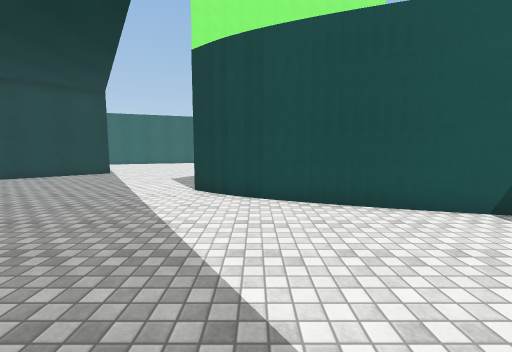
view 1 (above)

12 first-person views from a walk through a scene from a Unity 3-D project. The camera is 1.5 m above the floor, tilts 6° down and sees 90° across. The floor is counted in squares, 1 m on a side. Each view is taken from the middle of a square. On the plan, view 1 faces up. The plan holds only what a view shows up to about 13 squares ahead; the rest is blank. The place goes on beyond the plan. The player character is not drawn. Door leaves are left out, so doorways stand open. Surface patterns are stand-ins for the level's own textures.

view 2
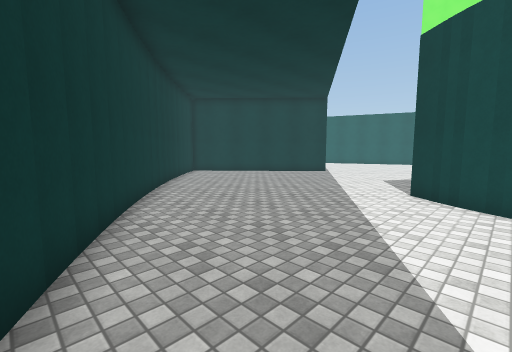

view 3
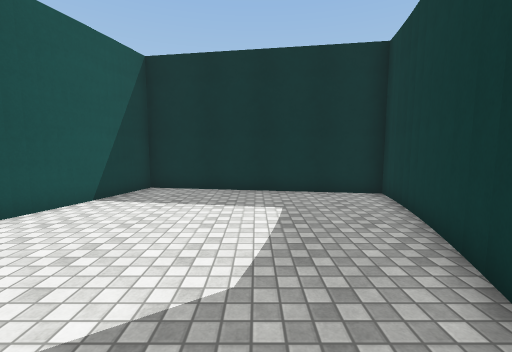

view 4
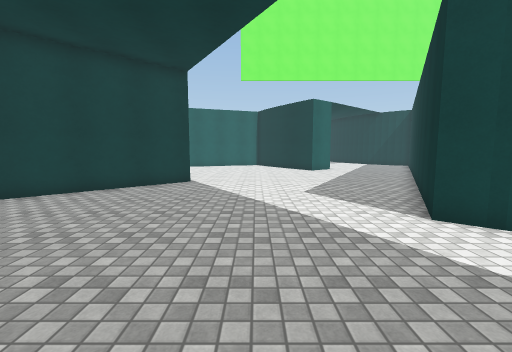

view 5
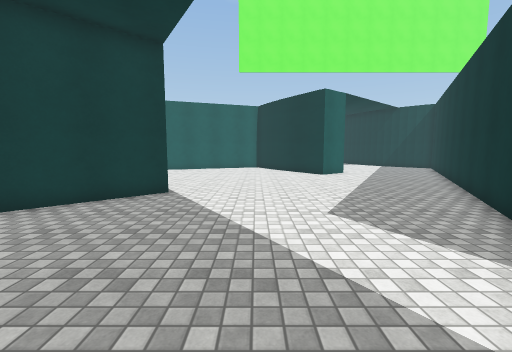

view 6
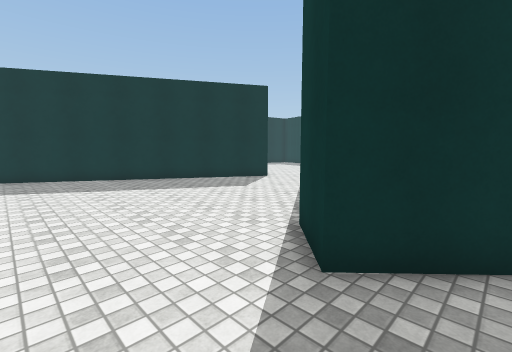

view 7
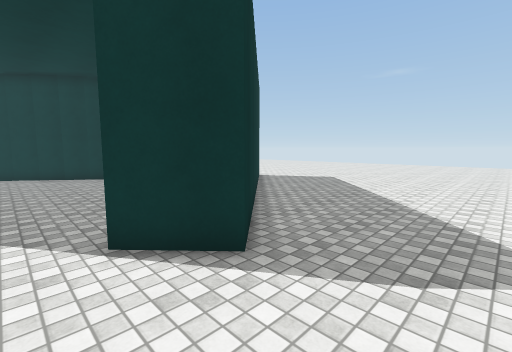

view 8
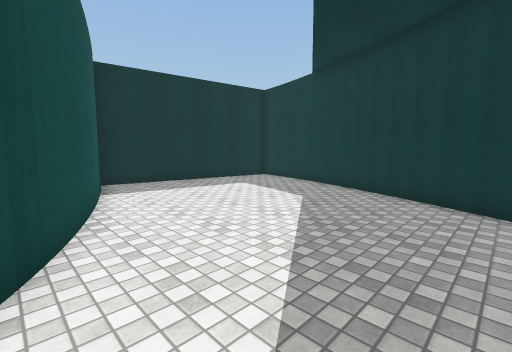

view 9
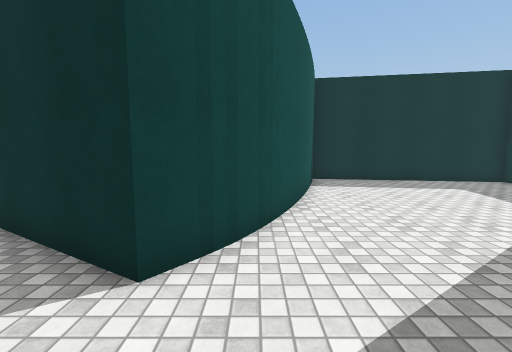

view 10
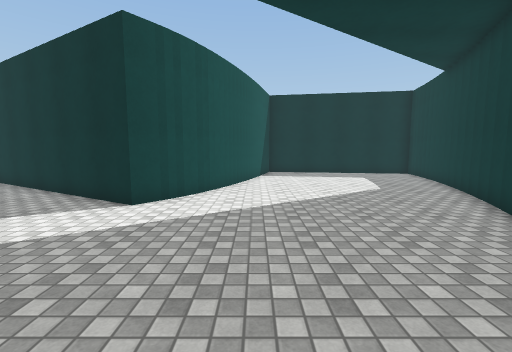

view 11
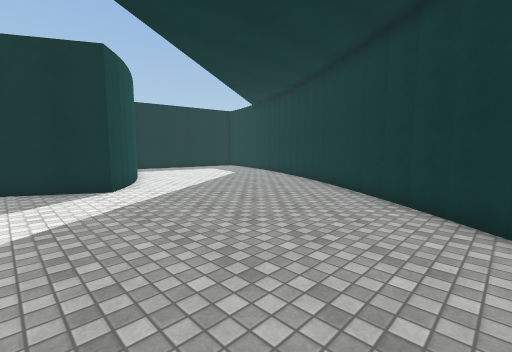

view 12
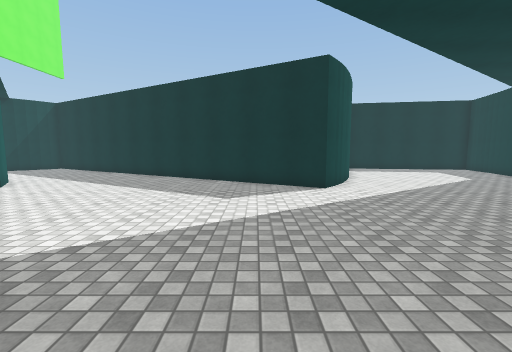

### Floor plan
Points are (right, up) in squares from view 1. A wall is a line through its corners. A room is listed if a view was taken in it or the views show most of it. See-through windows are left out.
Room 1 (views 1, 2, 3, 4, 5, 6, 7, 8, 9, 10, 11, 12)
walls: (-1.1, 8.4) (-2.3, 9.3) (3.8, 20.1); (-0.8, 8.2) (-1.2, 8.5); (1.2, 7.1) (-0.9, 8.3); (1.5, 7.1) (1.1, 7.3); (-8.5, 3.4) (-6.6, 2.1); (-6.8, 2) (0.2, -1.6); (-12.2, 6.2) (-8.5, 3.2); (-12.2, 15.6) (-10.5, 17.3) (-9, 15.8) (-12.6, 12.5); (0.1, -1.4) (3.3, -2.6); (3.3, -2.5) (6, -3.3); (5.9, -3.2) (6.6, -3.3) (7.9, 5) (1.3, 7)

Where each view was taken, in squares from view 1:
view 1: 0 up, 0 right, facing up
view 2: 0 up, 0 right, facing up-left
view 3: 1 up, 2 left, facing right
view 4: 4 up, 6 left, facing up
view 5: 7 up, 6 left, facing up
view 6: 20 up, 12 left, facing down-right
view 7: 20 up, 8 left, facing down-left
view 8: 8 up, 4 left, facing down-right
view 9: 8 up, 5 left, facing right
view 10: 6 up, 9 left, facing right
view 11: 12 up, 12 left, facing down-right
view 12: 12 up, 12 left, facing right
